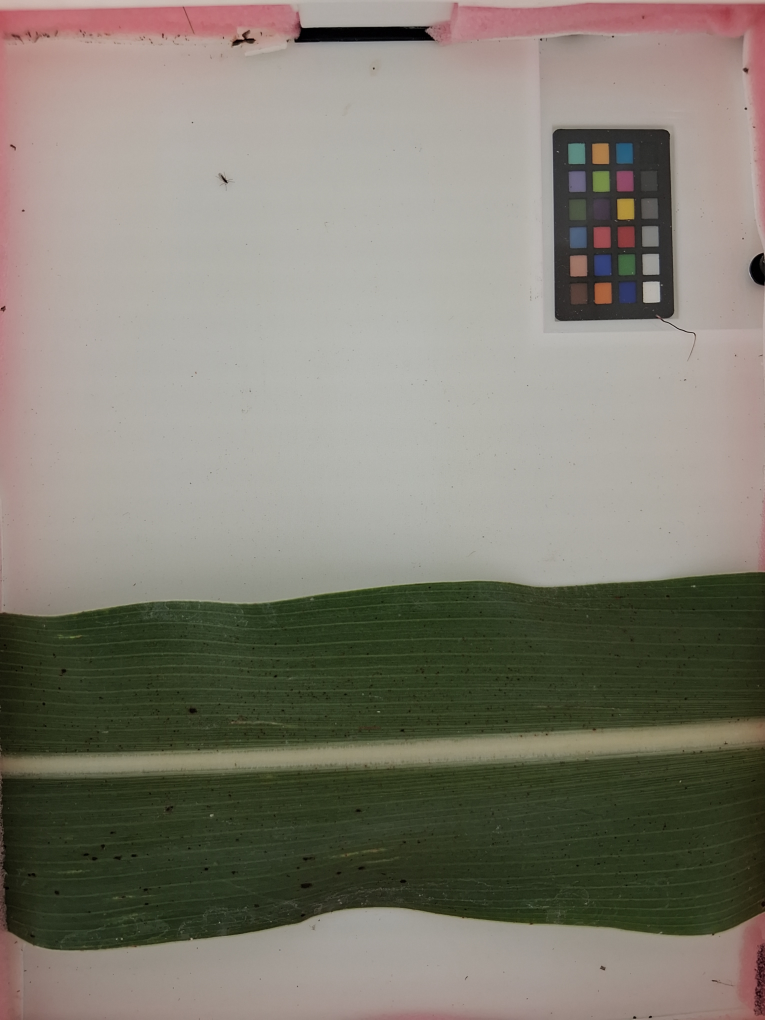
#> input picture figures/supplemental/1151_LeafPhotoA_2025-09-08 16_59_29.011-05_00.jpg, 3060 x 4080 px, found by its file name (shown at 1/4 size)
$ python segment_leaf_visualize_steps.py
#> lines starting #> are read from the running program, lines starting #| are printed output that depends on the picture; after the words box and inside, x2 and y2 are one past the last pixel; in counts of white or black regions, pixels touching at a corner belong together
import argparse
from pathlib import Path
import cv2
import numpy as np
import matplotlib.pyplot as plt

def clamp_seed(x: int, y: int, width: int, height: int) -> tuple[int, int]:
    """Keep the seed inside the image bounds."""
    x = min(max(0, x), width - 1)
    y = min(max(0, y), height - 1)
    return x, y


def flood_remove(image: np.ndarray, seed: tuple[int, int], tolerance: int) -> tuple[np.ndarray, np.ndarray]:
    """
    Flood fill from the seed, masking pixels within the tolerance and removing them from the image.
    Returns the updated image and the flood mask (uint8, 255 where filled).
    """
    height, width = image.shape[:2]
    seed = clamp_seed(seed[0], seed[1], width, height)

    # Mask for floodFill must be 2 pixels larger than the image in each dimension.
    mask = np.zeros((height + 2, width + 2), np.uint8)
    flags = cv2.FLOODFILL_FIXED_RANGE | cv2.FLOODFILL_MASK_ONLY | 4 | (255 << 8)
    lo = (tolerance, tolerance, tolerance)
    up = (tolerance, tolerance, tolerance)

    # The image copy prevents modifying the working image while we harvest the mask.
    cv2.floodFill(image.copy(), mask, seedPoint=seed, newVal=(0, 0, 0), loDiff=lo, upDiff=up, flags=flags)
    fill_mask = mask[1:-1, 1:-1]

    updated = image.copy()
    updated[fill_mask == 255] = 0
    return updated, fill_mask


def largest_component_touching_sides(binary_mask: np.ndarray) -> tuple[int | None, np.ndarray | None]:
    """Find the largest component that touches both the left and right image borders."""
    num_labels, labels, stats, _ = cv2.connectedComponentsWithStats(binary_mask, connectivity=8)
    height, width = binary_mask.shape

    best_label = None
    best_area = 0
    for label in range(1, num_labels):  # 0 is background
        left = stats[label, cv2.CC_STAT_LEFT]
        comp_width = stats[label, cv2.CC_STAT_WIDTH]
        area = stats[label, cv2.CC_STAT_AREA]
        touches_left = left == 0
        touches_right = (left + comp_width) >= width

        if touches_left and touches_right and area > best_area:
            best_area = area
            best_label = label

    if best_label is None:
        return None, None

    return best_label, (labels == best_label)

image_path ='figures/supplemental/1151_LeafPhotoA_2025-09-08 16_59_29.011-05_00.jpg'
tolerance1=50
tolerance2=50
down_from_top=750
up_from_bottom=20
trim_left=300
trim_right=100
card_height=1310
card_width=750

image = cv2.imread(str(image_path))
#> image is the input picture: shape (4080, 3060, 3); mean B, G, R 113.9, 125.6, 129.8
height, width = image.shape[:2]
#> height = 4080; width = 3060
seed1 = (width // 2, down_from_top)
#> seed1 = (1530, 750)
seed2 = (width // 2, height - up_from_bottom)
#> seed2 = (1530, 4060)
points = np.array([seed1, seed2])
#> points = [[1530, 750], [1530, 4060]]

working, _ = flood_remove(image, seed1, tolerance1)
working, _ = flood_remove(working, seed2, tolerance2)
#> call 2 of flood_remove, with seed = (1530, 4060), tolerance = 50
#> in flood_remove (call 2), `updated[fill_mask == 255] = 0`:
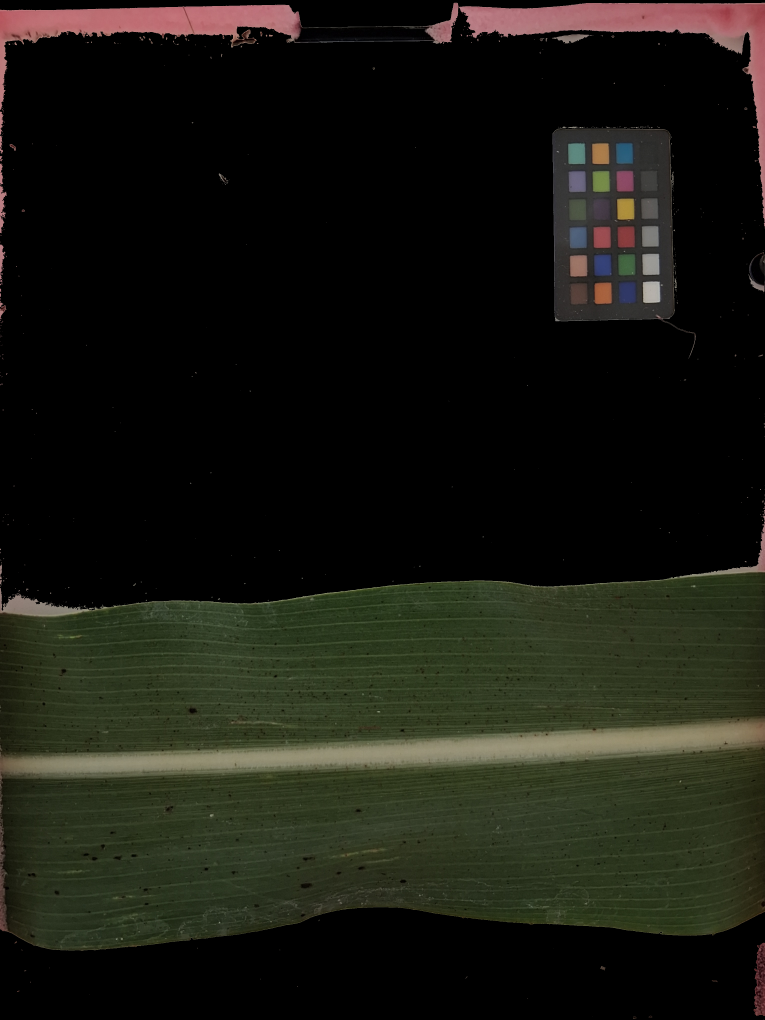
#> updated: shape (4080, 3060, 3) (shown at 1/4 size); mean B, G, R 17.5, 25.3, 24.7

working_rgb = cv2.cvtColor(working, cv2.COLOR_BGR2RGB)
plt.imshow(working_rgb)
plt.scatter(points[:, 0], points[:, 1], marker = 'o', s=50, color='cyan')
plt.axis('off')
plt.savefig('figures/supplemental/flood_remove.png', bbox_inches='tight', pad_inches=0)
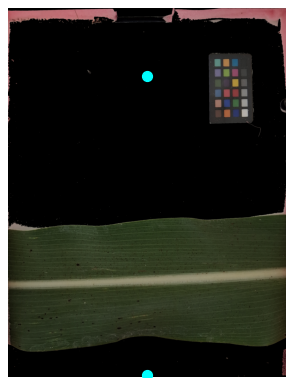
#> figure drawn by matplotlib, 1 panel

foreground_mask = np.any(working != 0, axis=2).astype(np.uint8)
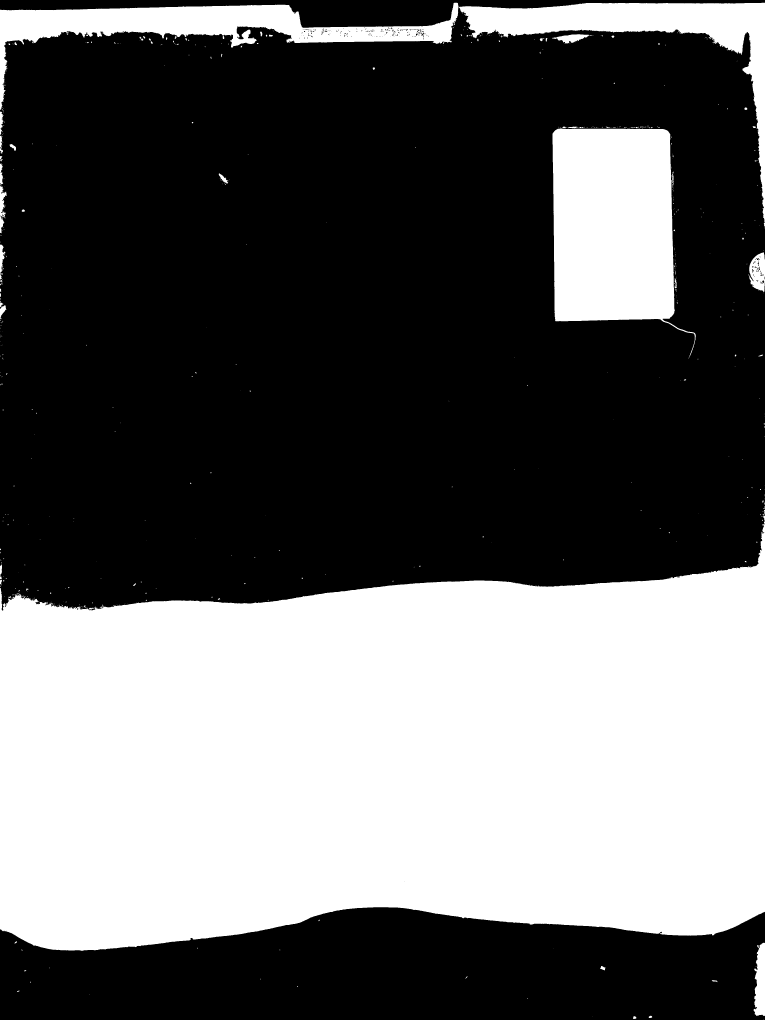
#> foreground_mask: shape (4080, 3060) (shown at 1/4 size); values 0 (black) and 1 (white), 39.2% white; 630 white regions (521 under 20 px), largest, box (x1, y1, x2, y2) and area: (0, 2085, 3060, 3803) 4148920, (2210, 514, 2783, 1433) 363138, (0, 11, 1834, 440) 175316
_, leaf_mask = largest_component_touching_sides(foreground_mask)
#> in largest_component_touching_sides, `num_labels, labels, stats, _ = cv2.connectedComponentsWithStats(binary..`:
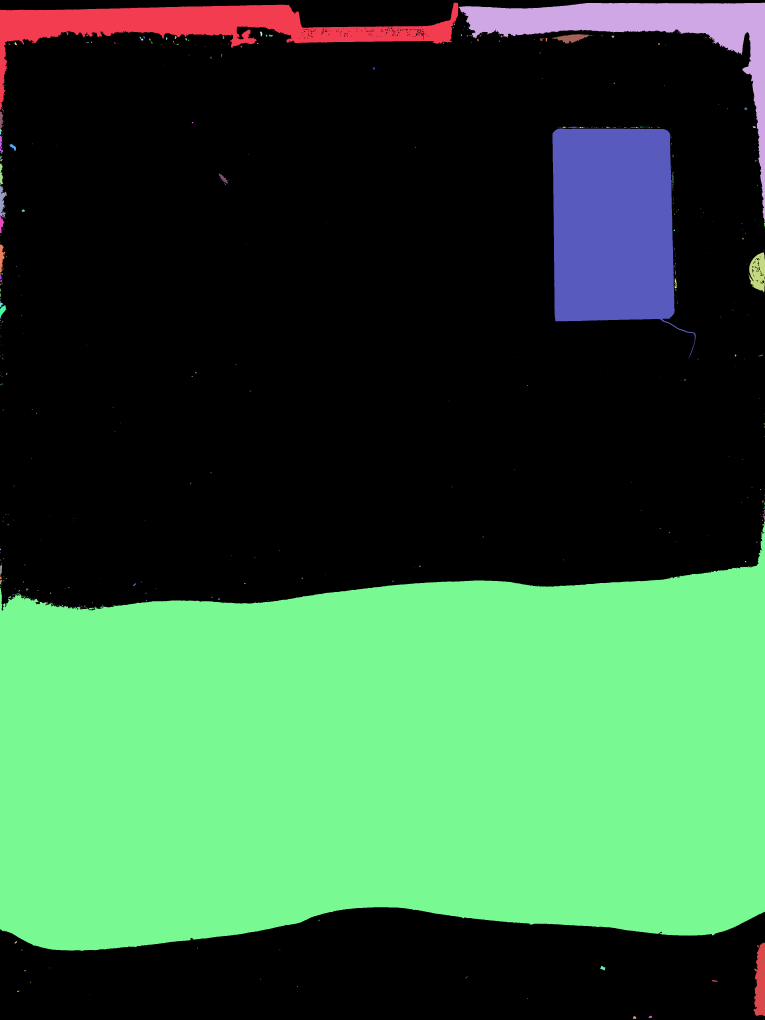
#> labels: shape (4080, 3060) int32 (shown at 1/4 size); 631 distinct labels, from 0 to 630; one colour per label, 0 black
#> in largest_component_touching_sides, `num_labels, labels, stats, _ = cv2.connectedComponentsWithStats(binary..`: num_labels = 631; stats = 631 rows, first 6: [0, 0, 3060, 4080, 7595741], [0, 11, 1834, 429, 175316], [1836, 11, 1224, 877, 166574], [1848, 52, 2, 2, 3], [1816, 95, 3, 5, 14], [1815, 102, 2, 3, 3]
#> the loop in largest_component_touching_sides, `for label in range(1, num_labels):` made 630 passes
#> (left, comp_width, area, touches_left, touches_right, best_area) on pass 477: (0, 3060, 4148920, True, True, 4148920)
#> (left, comp_width, area, touches_left, touches_right) on passes 1, 2, 18, 26, 30, 32: (0, 1834, 175316, True, False), (1836, 1224, 166574, False, True), (1040, 9, 116, False, False), (267, 5, 22, False, False), (1843, 6, 26, False, False), (2208, 161, 2842, False, False)
#> after the loop in largest_component_touching_sides, `for label in range(1, num_labels):`: best_area = 4148920; best_label = 477
#> leaf_mask: shape (4080, 3060) bool; 33.2% white; 1 white region, box (x1, y1, x2, y2) and area: (0, 2085, 3060, 3803) 4148920

binary_mask = leaf_mask.astype(np.uint8)
image_connected = image * binary_mask[:, :, np.newaxis]
cv2.imwrite('figures/supplemental/largest_connected_component.png', image_connected)

leaf_mask[:, :trim_left] = False
#> leaf_mask: shape (4080, 3060) bool; 30% white; 1 white region, box (x1, y1, x2, y2) and area: (300, 2085, 3060, 3803) 3739329
leaf_mask[:, width - trim_right :] = False
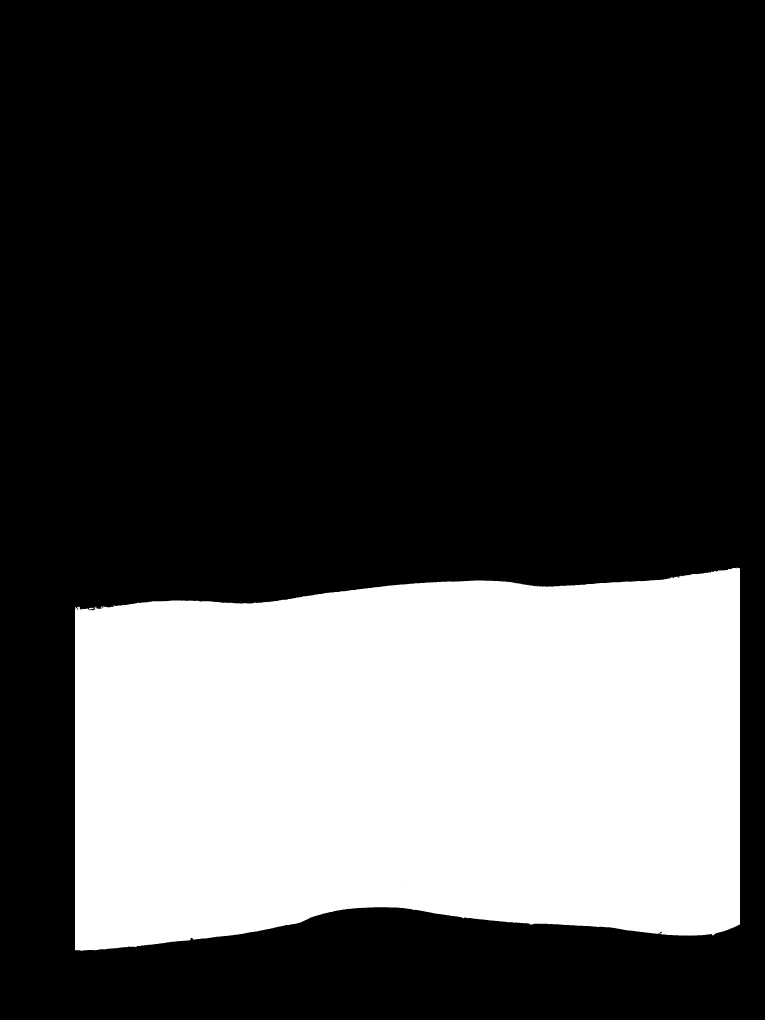
#> leaf_mask: shape (4080, 3060) bool (shown at 1/4 size); 28.8% white; 1 white region, box (x1, y1, x2, y2) and area: (300, 2270, 2960, 3803) 3595869

# Keep only the largest remaining component after trimming.
num_labels, labels, stats, _ = cv2.connectedComponentsWithStats(leaf_mask.astype(np.uint8),
                                                                connectivity=8)
#> num_labels = 2; stats = [[0, 0, 3060, 4080, 8888931], [300, 2270, 2660, 1533, 3595869]]
best_label = None
best_area = 0
for label in range(1, num_labels):  # skip background
    area = stats[label, cv2.CC_STAT_AREA]
    if area > best_area:
        best_area = area
        best_label = label
#> this loop made 1 pass
#> (area, best_area) on pass 1: (3595869, 3595869)
#> after the loop, best_area = 3595869; best_label = 1

leaf_mask = labels == best_label

binary_mask = (leaf_mask).astype(np.uint8)
image_connected = image * binary_mask[:, :, np.newaxis]
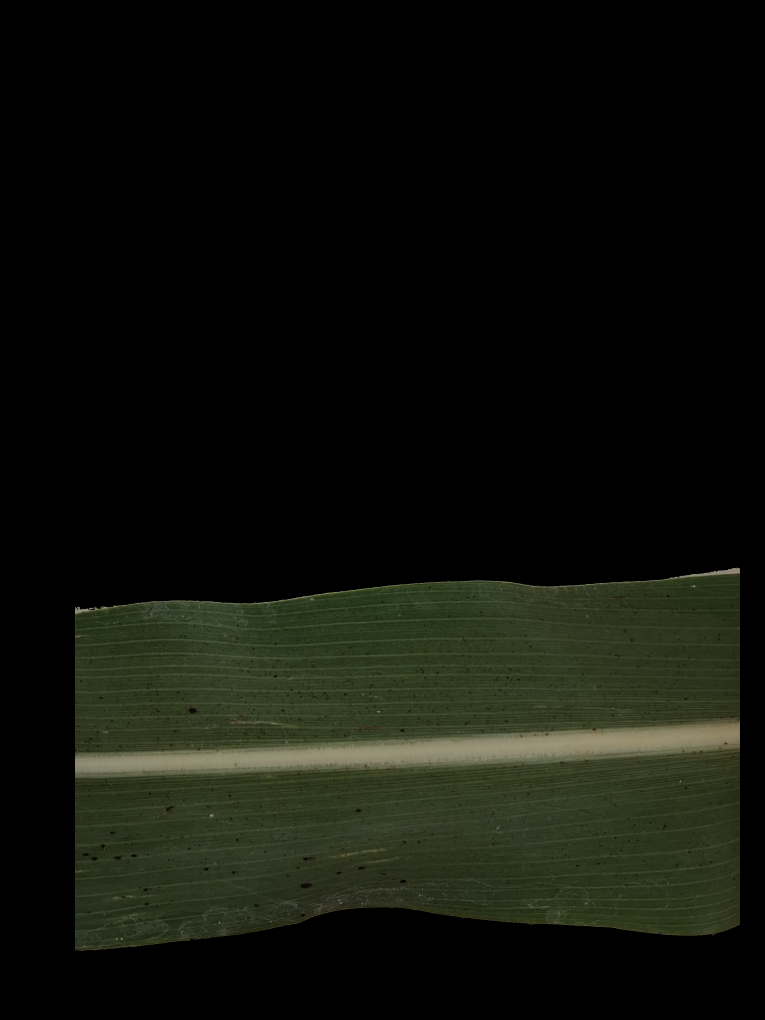
#> image_connected: shape (4080, 3060, 3) (shown at 1/4 size); mean B, G, R 11.1, 18.1, 15.7
cv2.imwrite('figures/supplemental/final_mask.png', image_connected)

$ run again, with figures/supplemental/1605_LeafPhotoA_2025-09-09 09_08_08.350-05_00.jpg copied over figures/supplemental/1151_LeafPhotoA_2025-09-08 16_59_29.011-05_00.jpg
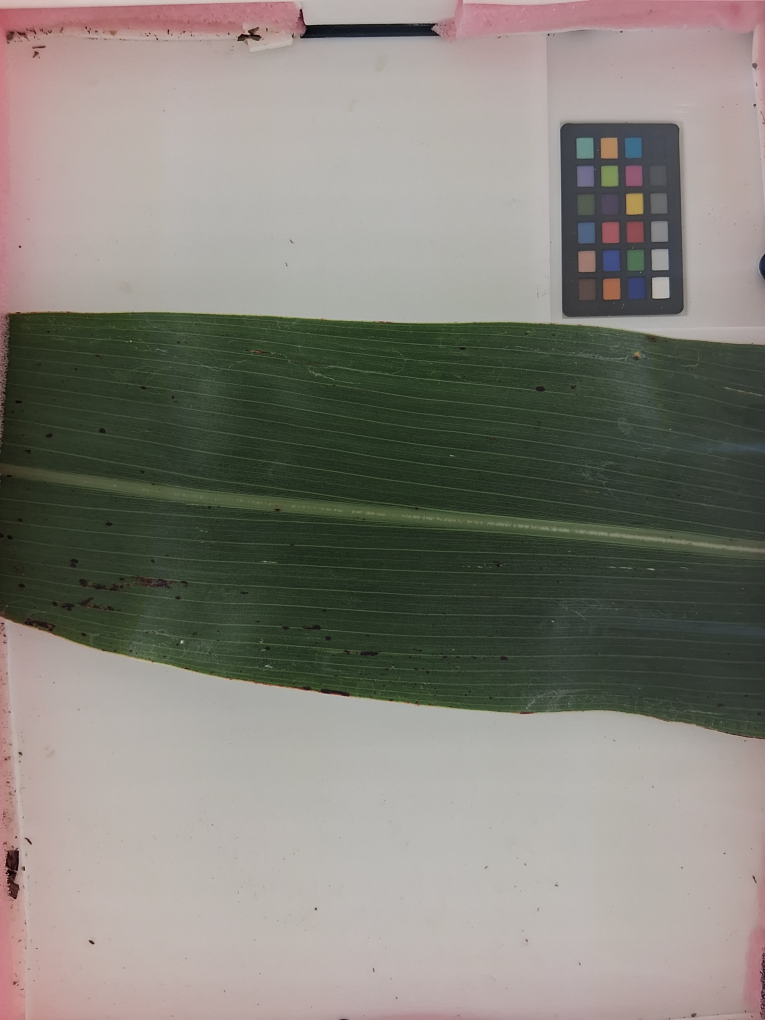
#> input picture figures/supplemental/1605_LeafPhotoA_2025-09-09 09_08_08.350-05_00.jpg, 3060 x 4080 px, found by its file name (shown at 1/4 size)
#> image is the input picture: shape (4080, 3060, 3); mean B, G, R 120.6, 128.5, 131.4
#> foreground_mask: shape (4080, 3060); values 0 (black) and 1 (white), 42.6% white; 514 white regions (392 under 20 px), largest, box (x1, y1, x2, y2) and area: (0, 0, 3060, 2958) 4795359, (2240, 487, 2749, 1274) 377991, (1859, 0, 3060, 264) 108356
#> in largest_component_touching_sides, `num_labels, labels, stats, _ = cv2.connectedComponentsWithStats(binary..`: num_labels = 515; stats = 515 rows, first 6: [0, 0, 3060, 4080, 7171185], [0, 0, 3060, 2958, 4795359], [1859, 0, 1201, 264, 108356], [2049, 31, 1, 1, 1], [2059, 30, 3, 6, 14], [2053, 32, 1, 2, 2]
#> the loop in largest_component_touching_sides, `for label in range(1, num_labels):` made 514 passes
#> (left, comp_width, area, touches_left, touches_right, best_area) on pass 1: (0, 3060, 4795359, True, True, 4795359)
#> after the loop in largest_component_touching_sides, `for label in range(1, num_labels):`: best_area = 4795359; best_label = 1
#> `num_labels, labels, stats, _ = cv2.connectedComponentsWithStats(leaf_m..`:
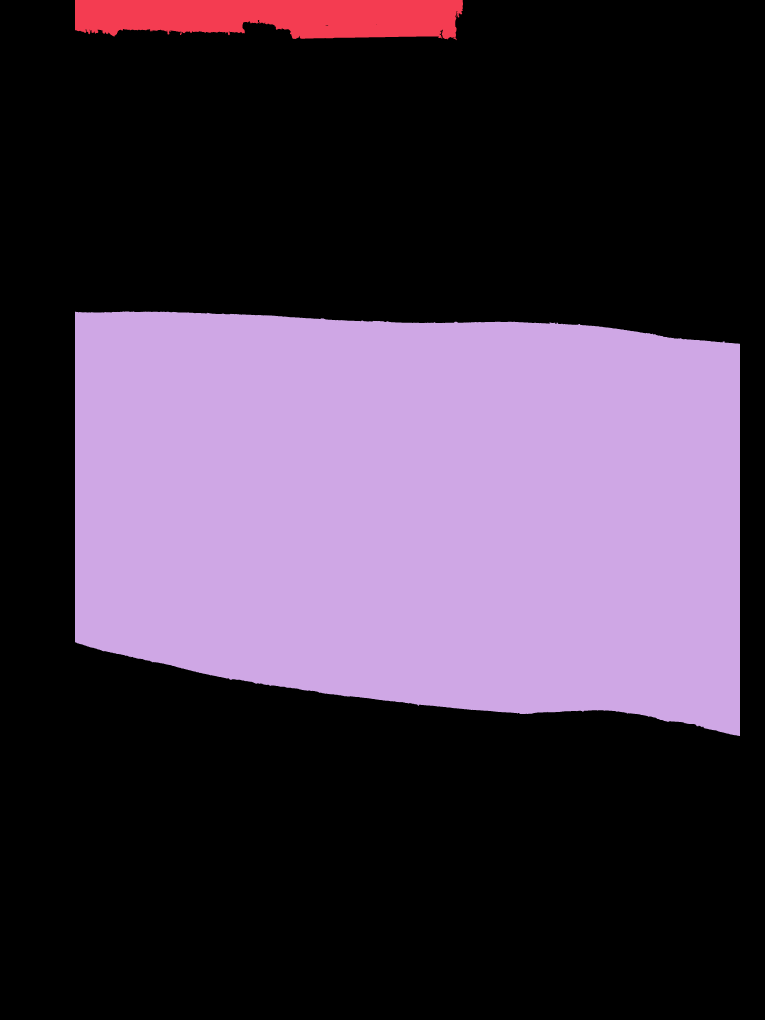
#> labels: shape (4080, 3060) int32 (shown at 1/4 size); 3 distinct labels, from 0 to 2; one colour per label, 0 black
#> `num_labels, labels, stats, _ = cv2.connectedComponentsWithStats(leaf_m..`: num_labels = 3; stats = [[0, 0, 3060, 4080, 8299613], [300, 0, 1552, 161, 204892], [300, 1246, 2660, 1698, 3980295]]
#> the loop `for label in range(1, num_labels):` made 2 passes
#> (area, best_area) on passes 1 to 2: (204892, 204892), (3980295, 3980295)
#> after the loop `for label in range(1, num_labels):`: best_area = 3980295; best_label = 2
#> `image_connected = image * binary_mask[:, :, np.newaxis]`:
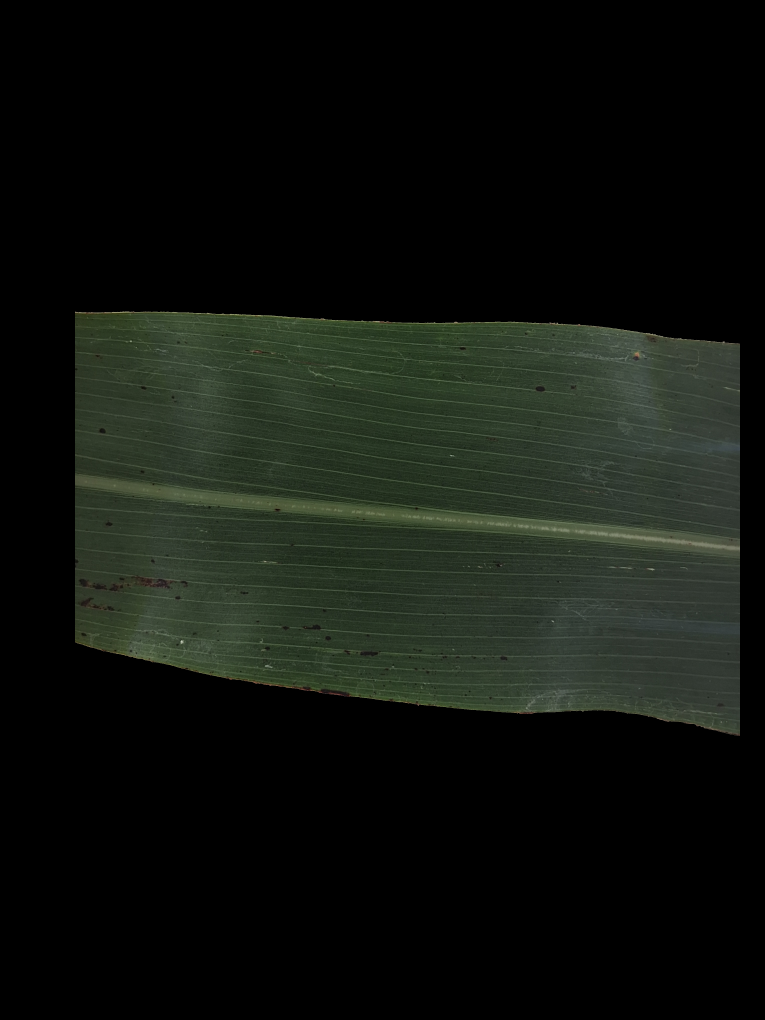
#> image_connected: shape (4080, 3060, 3) (shown at 1/4 size); mean B, G, R 14.8, 20.1, 16.2
